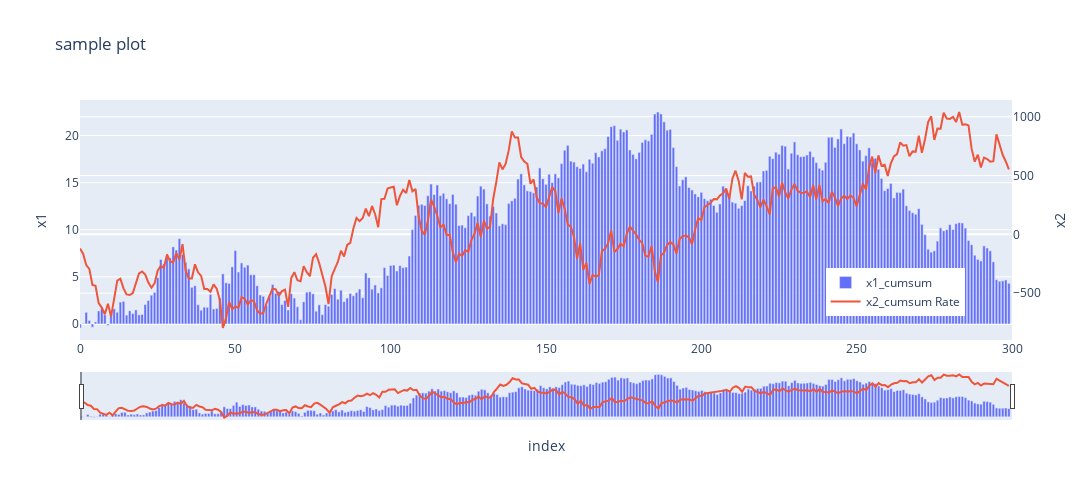

The code cell stored with this chart in its notebook:
### Markdown cell above
# 2軸グラフ

### Code cell
data = [
    go.Bar(x=x.index, y=x["x1_cumsum"], name="x1_cumsum"),
    go.Scatter(x=x.index, y=x["x2_cumsum"]*100, name="x2_cumsum Rate", yaxis="y2")
]

layout = go.Layout(
    title="sample plot",
    legend={"x":0.8, "y":0.1},
    xaxis={"title":"index"},
    yaxis={"title":"x1"},
    yaxis2={"title":"x2", "overlaying":"y", "side":"right"},
    width=1500,
    height=500,
)

fig = go.Figure(data=data, layout=layout)

fig.update_layout(xaxis_range=[0, 300], # datetime.datetimeで指定してもよい
                 xaxis_rangeslider_visible=True)

### Figure 1 — Plotly figure (JSON) as saved in the notebook; plotly's stock layout.template omitted (floating-point values rounded to 4 significant figures; data arrays with more than 128 entries replaced by an {"elided": "..."} marker saying what was removed)
{"data": [{"name": "x1_cumsum", "type": "bar", "x": {"elided": "300 int values"}, "y": {"elided": "300 float values"}}, {"name": "x2_cumsum Rate", "type": "scatter", "x": {"elided": "300 int values"}, "y": {"elided": "300 float values"}, "yaxis": "y2"}], "layout": {"height": 500, "legend": {"x": 0.8, "y": 0.1}, "title": {"text": "sample plot"}, "width": 1500, "xaxis": {"range": [0, 300], "rangeslider": {"visible": true}, "title": {"text": "index"}}, "yaxis": {"title": {"text": "x1"}}, "yaxis2": {"overlaying": "y", "side": "right", "title": {"text": "x2"}}}}
